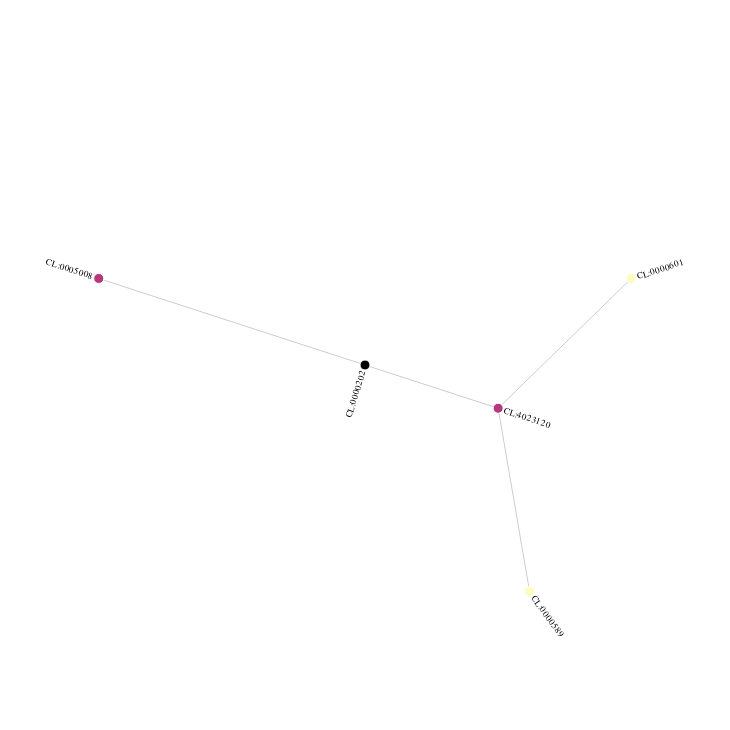

This figure's notebook cell:
### Code cell
# possible way to view, from page 10-11 of https://pronto.readthedocs.io/_/downloads/en/latest/pdf/

# Let's use the Vega radial tree example as a basis of the visualization
view = json.load(urllib.request.urlopen("https://vega.github.io/vega/examples/radial-tree-layout.vg.json"))

# First replace the default data with our own
view['data'][0].pop('url')
view['data'][0]['values'] = data

view['marks'][1]['encode']['enter']['tooltip'] = {"signal": "datum.desc"}
view['signals'][4]['value'] = 'cluster'
# Render the clustered tree
display({"application/vnd.vega.v5+json": view}, raw=True)

### Figure 1 — Vega specification as saved in the notebook (floating-point values rounded to 4 significant figures)
{"$schema": "https://vega.github.io/schema/vega/v5.json", "autosize": "none", "data": [{"name": "tree", "transform": [{"key": "id", "parentKey": "parent", "type": "stratify"}, {"as": ["alpha", "radius", "depth", "children"], "method": {"signal": "layout"}, "size": [1, {"signal": "radius"}], "type": "tree"}, {"as": "angle", "expr": "(rotate + extent * datum.alpha + 270) % 360", "type": "formula"}, {"as": "radians", "expr": "PI * datum.angle / 180", "type": "formula"}, {"as": "leftside", "expr": "inrange(datum.angle, [90, 270])", "type": "formula"}, {"as": "x", "expr": "originX + datum.radius * cos(datum.radians)", "type": "formula"}, {"as": "y", "expr": "originY + datum.radius * sin(datum.radians)", "type": "formula"}], "values": [{"desc": "cochlea auditory hair cell", "id": 4023120, "name": "CL:4023120", "parent": 202}, {"desc": "macular hair cell", "id": 5008, "name": "CL:0005008", "parent": 202}, {"desc": "cochlear outer hair cell", "id": 601, "name": "CL:0000601", "parent": 4023120}, {"desc": "auditory hair cell", "id": 202, "name": "CL:0000202"}, {"desc": "cochlear inner hair cell", "id": 589, "name": "CL:0000589", "parent": 4023120}]}, {"name": "links", "source": "tree", "transform": [{"type": "treelinks"}, {"orient": "radial", "shape": {"signal": "links"}, "sourceX": "source.radians", "sourceY": "source.radius", "targetX": "target.radians", "targetY": "target.radius", "type": "linkpath"}]}], "description": "An example of a radial layout for a node-link diagram of hierarchical data.", "height": 720, "marks": [{"encode": {"update": {"path": {"field": "path"}, "stroke": {"value": "#ccc"}, "x": {"signal": "originX"}, "y": {"signal": "originY"}}}, "from": {"data": "links"}, "type": "path"}, {"encode": {"enter": {"size": {"value": 100}, "stroke": {"value": "#fff"}, "tooltip": {"signal": "datum.desc"}}, "update": {"fill": {"field": "depth", "scale": "color"}, "x": {"field": "x"}, "y": {"field": "y"}}}, "from": {"data": "tree"}, "type": "symbol"}, {"encode": {"enter": {"baseline": {"value": "middle"}, "fontSize": {"value": 9}, "text": {"field": "name"}}, "update": {"align": {"signal": "datum.leftside ? 'right' : 'left'"}, "angle": {"signal": "datum.leftside ? datum.angle - 180 : datum.angle"}, "dx": {"signal": "(datum.leftside ? -1 : 1) * 6"}, "opacity": {"signal": "labels ? 1 : 0"}, "x": {"field": "x"}, "y": {"field": "y"}}}, "from": {"data": "tree"}, "type": "text"}], "padding": 5, "scales": [{"domain": {"data": "tree", "field": "depth"}, "name": "color", "range": {"scheme": "magma"}, "type": "linear", "zero": true}], "signals": [{"bind": {"input": "checkbox"}, "name": "labels", "value": true}, {"bind": {"input": "range", "max": 600, "min": 20}, "name": "radius", "value": 280}, {"bind": {"input": "range", "max": 360, "min": 0, "step": 1}, "name": "extent", "value": 360}, {"bind": {"input": "range", "max": 360, "min": 0, "step": 1}, "name": "rotate", "value": 0}, {"bind": {"input": "radio", "options": ["tidy", "cluster"]}, "name": "layout", "value": "cluster"}, {"bind": {"input": "select", "options": ["line", "curve", "diagonal", "orthogonal"]}, "name": "links", "value": "line"}, {"name": "originX", "update": "width / 2"}, {"name": "originY", "update": "height / 2"}], "width": 720}
